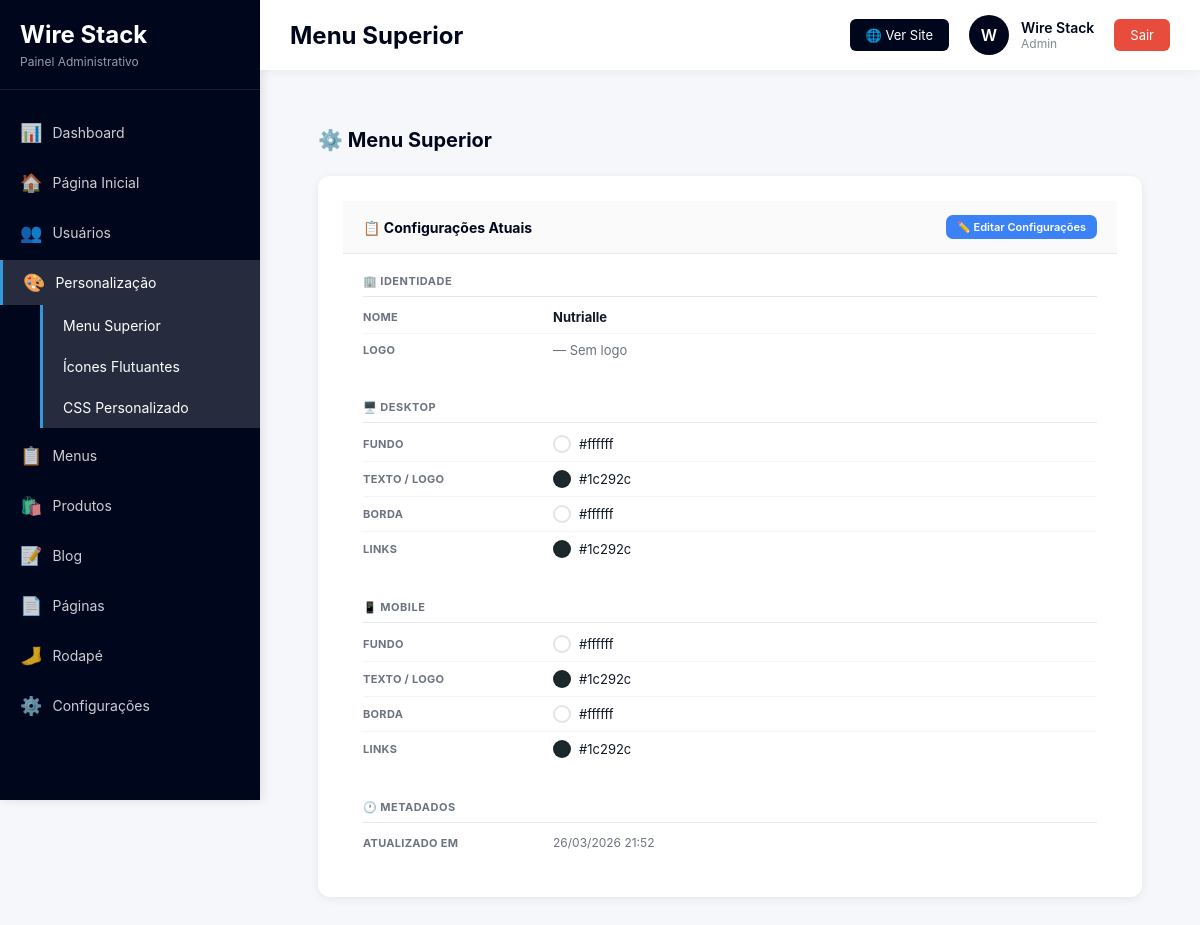
The page /admin/personalizacao/header/index.php (signed in) on the database its author committed.
### tables this page shows
CREATE TABLE IF NOT EXISTS `header_config` (
  `id` int UNSIGNED NOT NULL AUTO_INCREMENT,
  `nome_empresa` varchar(120) NOT NULL DEFAULT 'Minha Empresa',
  `logo_url` varchar(500) DEFAULT NULL,
  `cor_fundo` varchar(7) NOT NULL DEFAULT '#00071c',
  `cor_texto` varchar(7) NOT NULL DEFAULT '#ffffff',
  `cor_borda` varchar(7) NOT NULL DEFAULT '#1e2a3a',
  `cor_nav_link` varchar(7) NOT NULL DEFAULT '#ffffff',
  `mob_cor_fundo` varchar(7) NOT NULL DEFAULT '#111827',
  `mob_cor_texto` varchar(7) NOT NULL DEFAULT '#ffffff',
  `mob_cor_borda` varchar(7) NOT NULL DEFAULT '#1e2a3a',
  `mob_cor_nav_link` varchar(7) NOT NULL DEFAULT '#ffffff',
  `mob_cor_menu_aberto` varchar(7) NOT NULL DEFAULT '#1a2235',
  `ativo` tinyint(1) NOT NULL DEFAULT '1',
  `created_at` datetime NOT NULL DEFAULT CURRENT_TIMESTAMP,
  `updated_at` datetime NOT NULL DEFAULT CURRENT_TIMESTAMP ON UPDATE CURRENT_TIMESTAMP,
  PRIMARY KEY (`id`)
);

### admin/personalizacao/header/index.php (the view, shortened to what this page needs)
<?php
$db     = getDB();
$config = $db->query("SELECT * FROM header_config LIMIT 1")->fetch();
include __DIR__ . '/../../includes/header.php';
include __DIR__ . '/../../includes/sidebar.php';
?>
<main class="content">
<div class="wrap">
    <div class="pg-header">
        <h2>⚙️ Menu Superior</h2>
    </div>
    <?php if ($config): $c = $config; ?>
    <div class="card">
        <div class="card-hd">
            <h3>📋 Configurações Atuais</h3>
            <a href="<?= BASE_URL ?>/admin/personalizacao/header/editar.php" class="btn btn-blue btn-sm">✏️ Editar Configurações</a>
        </div>
        <?php
        function swatchRow(string $lbl, string $val): void {
            echo '<div class="cfg-row">';
            echo '<span class="cfg-lbl">' . $lbl . '</span>';
            echo '<span class="cfg-val">';
            if (preg_match('/^#[0-9a-fA-F]{3,6}$/', $val))
                echo '<span class="swatch" style="background:' . $val . '"></span>';
            echo $val . '</span></div>';
        }
        ?>
        <div class="grp">
            <div class="grp-title">🏢 Identidade</div>
            <div class="cfg-row">
                <span class="cfg-lbl">Nome</span>
                <span class="cfg-val"><strong><?= htmlspecialchars($c['nome_empresa']) ?></strong></span>
            </div>
            <div class="cfg-row">
                <span class="cfg-lbl">Logo</span>
                <span class="cfg-val">
                    <?php if (!empty($c['logo_url'])): ?>
                        <img src="<?= htmlspecialchars($c['logo_url']) ?>" style="max-height:28px;border-radius:4px">
                    <?php else: ?>
                        <span style="color:var(--muted)">— Sem logo</span>
                    <?php endif; ?>
                </span>
            </div>
        </div>
        <div class="grp">
            <div class="grp-title">🖥️ Desktop</div>
            <?php swatchRow('Fundo',        $c['cor_fundo']); ?>
        </div>
        <div class="grp">
            <div class="grp-title">📱 Mobile</div>
        </div>
        <div class="grp">
            <div class="grp-title">🕐 Metadados</div>
            <div class="cfg-row">
                <span class="cfg-lbl">Atualizado em</span>
                <span class="cfg-val" style="color:var(--muted);font-size:12px">
                    <?= date('d/m/Y H:i', strtotime($c['updated_at'])) ?>
                </span>
            </div>
        </div>
    </div>
    <?php endif; ?>
</div>
</main>
<?php include __DIR__ . '/../../includes/footer.php'; ?>

### admin/assets/css/dashboard.css (style rules this page uses)
* { margin: 0; padding: 0; box-sizing: border-box; }
body { font-family: -apple-system, BlinkMacSystemFont, 'Segoe UI', Roboto, Oxygen, Ubuntu, Cantarell, sans-serif; background: #f5f7fa; color: #333; }
.content { margin-left: 260px; margin-top: 70px; padding: 30px; min-height: calc(100vh - 70px); }
.card { background: white; padding: 25px; border-radius: 12px; box-shadow: 0 2px 10px rgba(0,0,0,0.05); transition: transform 0.3s, box-shadow 0.3s; }
.btn { display: inline-block; padding: 12px 24px; background: #00071c; color: white; text-decoration: none; border-radius: 8px; font-weight: 600; font-size: 14px; transition: all 0.3s; border: none; cursor: pointer; }

### admin/personalizacao/header/index.php (style rules this page uses)
:root { --brand:#00071c;--accent:#4f6ef7;--ok:#10b981;--border:#e5e7eb;--card:#fff;--text:#111827;--muted:#6b7280;--r:12px;--sh:0 2px 10px rgba(0,0,0,.07) }
.wrap { padding:28px }
.pg-header { display:flex;justify-content:space-between;align-items:center;margin-bottom:24px;flex-wrap:wrap;gap:12px }
.pg-header h2 { font-size:20px;font-weight:700;color:var(--brand) }
.card { background:var(--card);border-radius:var(--r);box-shadow:var(--sh);overflow:hidden;margin-bottom:20px }
.card-hd { display:flex;justify-content:space-between;align-items:center;padding:14px 20px;border-bottom:1px solid var(--border);background:#fafafa }
.card-hd h3 { font-size:14px;font-weight:700;color:var(--brand);margin:0 }
.grp { padding:6px 20px 14px }
.grp-title { font-size:11px;font-weight:700;text-transform:uppercase;letter-spacing:.5px;color:var(--muted);padding:14px 0 8px;border-bottom:1px solid var(--border);margin-bottom:4px }
.cfg-row { display:flex;align-items:center;gap:10px;padding:8px 0;border-bottom:1px solid #f3f4f6 }
.cfg-row:last-child { border-bottom:none }
.cfg-lbl { font-size:11px;font-weight:700;color:var(--muted);width:180px;flex-shrink:0;text-transform:uppercase;letter-spacing:.3px }
.cfg-val { font-size:13px;color:var(--text);display:flex;align-items:center;gap:8px }
.swatch { width:18px;height:18px;border-radius:50%;border:2px solid rgba(0,0,0,.1);flex-shrink:0 }
.btn { display:inline-flex;align-items:center;gap:5px;padding:7px 14px;border:none;border-radius:7px;font-size:12px;font-weight:600;cursor:pointer;text-decoration:none;transition:all .18s }
.btn-blue { background:#3b82f6;color:#fff }
.btn-sm { padding:5px 11px;font-size:11px }

### rows shown on the page
header_config: nome_empresa "Nutrialle", cor_fundo "#ffffff #1c292c #ffffff #1c292c #ffffff #1c292c #ffffff #1c292c", updated_at "26/03/2026 21:52"

### other values the page prints
$page_title "Menu Superior"
substr($user_name, 0, 1) "W"
$user_name "Wire Stack"
$user_role "Admin"
$lbl "FUNDO TEXTO / LOGO BORDA LINKS FUNDO TEXTO / LOGO BORDA LINKS"
